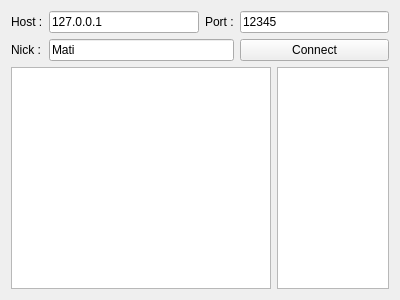
<?xml version="1.0" encoding="UTF-8"?>
<ui version="4.0">
 <class>View</class>
 <widget class="QMainWindow" name="View">
  <property name="geometry">
   <rect>
    <x>0</x>
    <y>0</y>
    <width>400</width>
    <height>300</height>
   </rect>
  </property>
  <property name="windowTitle">
   <string>GChat</string>
  </property>
  <widget class="QWidget" name="centralWidget">
   <layout class="QVBoxLayout" name="verticalLayout">
    <item>
     <layout class="QGridLayout" name="connectionLayout">
      <item row="0" column="3">
       <widget class="QLineEdit" name="portLineEdit">
        <property name="text">
         <string>12345</string>
        </property>
       </widget>
      </item>
      <item row="0" column="1">
       <widget class="QLineEdit" name="hostLineEdit">
        <property name="text">
         <string>127.0.0.1</string>
        </property>
       </widget>
      </item>
      <item row="0" column="2">
       <widget class="QLabel" name="portLabel">
        <property name="text">
         <string>Port :</string>
        </property>
       </widget>
      </item>
      <item row="0" column="0">
       <widget class="QLabel" name="hostLabel">
        <property name="text">
         <string>Host :</string>
        </property>
       </widget>
      </item>
      <item row="1" column="0">
       <widget class="QLabel" name="nickLabel">
        <property name="text">
         <string>Nick :</string>
        </property>
       </widget>
      </item>
      <item row="1" column="1" colspan="2">
       <widget class="QLineEdit" name="nickLineEdit">
        <property name="text">
         <string>Mati</string>
        </property>
       </widget>
      </item>
      <item row="1" column="3">
       <widget class="QPushButton" name="connectPushButton">
        <property name="text">
         <string>Connect</string>
        </property>
       </widget>
      </item>
     </layout>
    </item>
    <item>
     <layout class="QGridLayout" name="gridLayout" columnstretch="7,3">
      <item row="0" column="0">
       <widget class="QPlainTextEdit" name="incomingMessageBox">
        <property name="readOnly">
         <bool>true</bool>
        </property>
       </widget>
      </item>
      <item row="0" column="1">
       <widget class="QListWidget" name="connectedClientList"/>
      </item>
     </layout>
    </item>
   </layout>
  </widget>
 </widget>
 <layoutdefault spacing="6" margin="11"/>
 <resources/>
 <connections/>
</ui>
